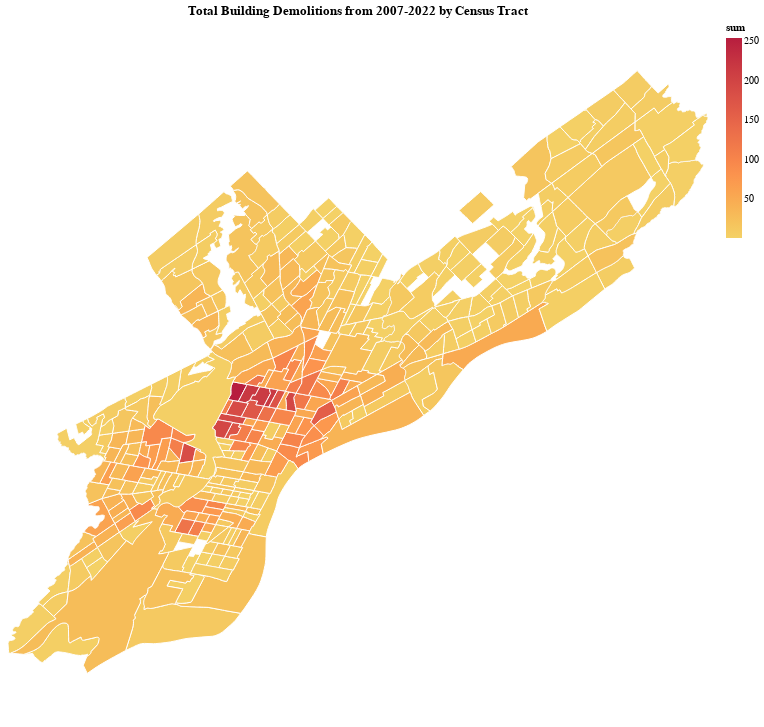

Describe this chart as a Vega-Lite specification.
### Vega-Lite specification from a JSON file in a GitHub repository (floating-point values rounded to 4 significant figures; data arrays with more than 128 entries replaced by an {"elided": "..."} marker saying what was removed)
{"config": {"view": {"continuousWidth": 400, "continuousHeight": 300}}, "data": {"name": "data-6181fd2757c97b46d1d86cfe47407139"}, "mark": {"type": "geoshape", "stroke": "white"}, "encoding": {"color": {"field": "sum", "scale": {"scheme": "goldred"}, "type": "quantitative"}, "tooltip": [{"field": "sum", "type": "quantitative"}, {"field": "Tract", "type": "nominal"}]}, "height": 700, "title": "Total Building Demolitions from 2007-2022 by Census Tract", "width": 700, "$schema": "https://vega.github.io/schema/vega-lite/v4.17.0.json", "datasets": {"data-6181fd2757c97b46d1d86cfe47407139": {"elided": "362 records"}}}
